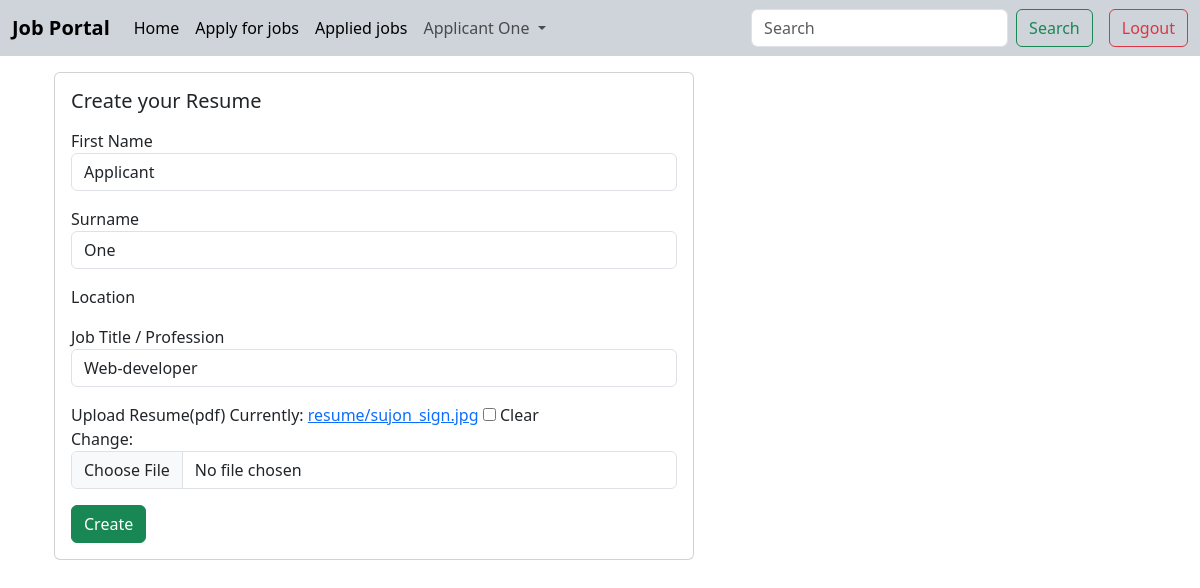
Screenshot of /resume/updateresume (signed in) with the database file from the repository.
### users/models.py (models this page shows)
class User(AbstractBaseUser):
    USERNAME_FIELD = 'email'
    email = models.EmailField(unique = True)
    is_recruiter = models.BooleanField(default = False)
    is_applicant = models.BooleanField(default = False)
    has_resume = models.BooleanField(default = False)
    has_company = models.BooleanField(default = False)
    objects = UserManager()

### resume/models.py (models this page shows, shortened)
class Resume(models.Model):
    user = models.OneToOneField(User,on_delete = models.CASCADE)
    first_name = models.CharField(max_length=100,null=True,blank=True)
    surname = models.CharField(max_length=100, null=True, blank=True)
    location = models.CharField(max_length=100, null=True, blank=True)
    job_title = models.CharField(max_length=100, null=True, blank=True)
    resume= models.FileField(upload_to='resume',null=True,blank=True)

### resume/views.py (the view)
# urls.py: path('updateresume',views.update_resume,name='updateresume'),
def update_resume(request):
    if request.user.is_applicant:
        resume = Resume.objects.get(user=request.user)
        if request.method == 'POST':
            form = UpdateResumeForm(request.POST, request.FILES, instance=resume)
            if form.is_valid():
                var = form.save(commit = False)
                user=User.objects.get(pk=request.user.id)
                user.has_resume = True
                user.save()
                var.save()
                messages.info(request,'Your new resume has been created. Now apply for jobs!')
                return redirect('dashboard')
            else:
                messages.warning(request,'Something went wrong')
                return redirect('updateresume')
        else:
            form = UpdateResumeForm(instance=resume)
            context = {'form':form}
            return render(request,'resume/resumeupdate.html',context)
    else:
        messages.warning(request,'Permission Denied !')

### resume/forms.py
class UpdateResumeForm(forms.ModelForm):
    class Meta:
        model= Resume
        exclude = ('user',)

### templates/resume/resumeupdate.html (shortened to what this page needs)
{% extends "base.html" %}
{% load widget_tweaks %}
{% block content %}
<section class="container">
    <div class="row">
        <div class="col-md-6">
            <div class="card mx-auto" style='width:40rem'>
                <div class="card-body">
                    <h5 class="card-title mb-3">Create your Resume</h5>
                    <form action="" method="post" enctype='multipart/form-data'>
                        <div class="mb-3">
                            <label for="">First Name</label>
                            {% render_field form.first_name class='form-control' %}
                        </div>
                        <div class="mb-3">
                            <label for="">Surname</label>
                            {% render_field form.surname class='form-control' %}
                        </div>
                        <div class="mb-3">
                            <label for="">Location</label>
                        </div>
                        <div class="mb-3">
                            <label for="">Job Title / Profession</label>
                            {% render_field form.job_title class='form-control' %}
                        </div>
                        <div class="mb-3">
                            <label for="">Upload Resume(pdf)</label>
                            {% render_field form.resume class='form-control' %}
                        </div>
                        <input type="submit" class='btn btn-success' value="Create">
                    </form>
                </div>
            </div>
        </div>
    </div>
</section>
{% endblock content %}

### templates/navbar.html (shortened to what this page needs)
<nav class="navbar navbar-expand-lg bg-dark-subtle mb-3">
  <div class="container-fluid">
    <a class="navbar-brand fs-5 fw-bold " href="{% url "home" %}">Job Portal</a>
    <div class="collapse navbar-collapse" id="navbarScroll">
      <ul class="navbar-nav me-auto my-2 my-lg-0 navbar-nav-scroll" style="--bs-scroll-height: 100px;">
        <li class="nav-item">
          <a class="nav-link active" aria-current="page" href="{% url "home" %}">Home</a>
        </li>
        {% if request.user.is_authenticated %}
        {% if request.user.is_applicant %}
          {% if not request.user.has_resume %}
          <li class="nav-item">
            <a class="nav-link active" aria-current="page" href="{% url "updateresume" %}">Create Resume</a>
          </li>
          {% else %}
          <li class="nav-item">
            <a class="nav-link active" aria-current="page" href="{% url "job_list" %}">Apply for jobs</a>
          </li>
          <li class="nav-item">
            <a class="nav-link active" aria-current="page" href="{% url "applied_job" %}">Applied jobs</a>
          </li>
          {% endif %}
        {% endif %}
        <li class="nav-item dropdown">
          <a class="nav-link dropdown-toggle" href="#" role="button" data-bs-toggle="dropdown" aria-expanded="false">
            {% if request.user.has_resume %}
              {{request.user.resume.first_name}} {{request.user.resume.surname}}
            {% else %}
              {{request.user.email}}
            {% endif %}
          </a>
        </li>
        {% endif %}
      </ul>
      <div class='d-flex justify-content-between gap-3 '>
        <form class="d-flex" role="search" action='{% url "search" %}'>
          <input class="form-control me-2" name='search' type="search" placeholder="Search" aria-label="Search">
          <button class="btn btn-outline-success" type="submit">Search</button>
        </form>
        <div class="nav-item">
          {% if request.user.is_authenticated %}
          <a class="btn btn-outline-danger" href="{% url "logout" %}">Logout</a>
          {% else %}
          <a class="btn btn-success" href="{% url "login" %}">Login</a>
          {% endif %}
        </div>
      </div>
    </div>
  </div>
</nav>

### rows the page displays
User: user.resume.first_name "Applicant", user.resume.surname "One"
Resume: first_name "Applicant", surname "One", job_title "Web-developer"
